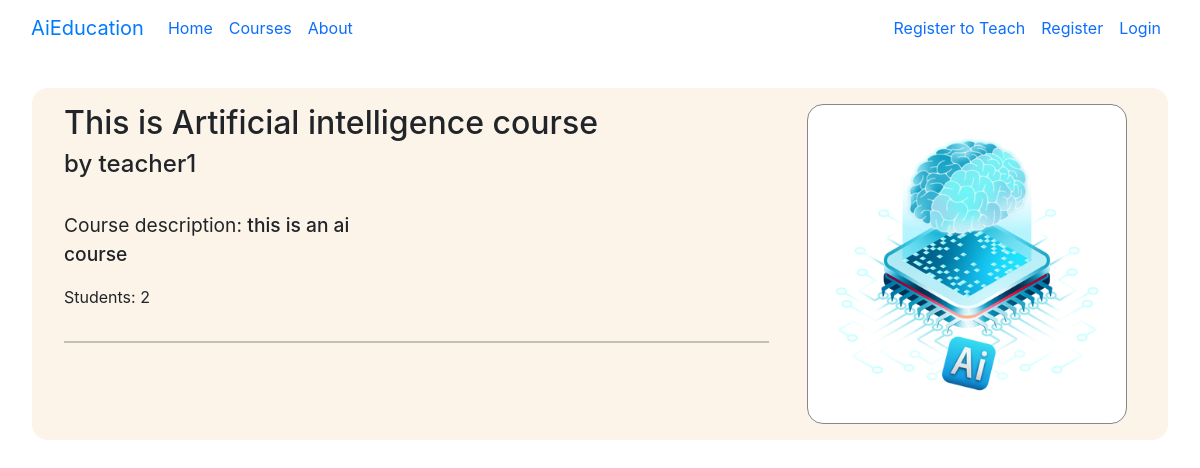
Page /courses/course-in/artificial-intelligence-course/ on the committed database.
### courses/models.py (models this page shows, shortened)
class Course(models.Model):
    course_name = models.CharField(max_length=100)
    made_by_teacher = models.ForeignKey(to=Teacher , on_delete=models.CASCADE, related_name='made_course')
    student = models.ManyToManyField(Student ,through='Course_members', related_name='has_course') # To get through the model name
    course_img = models.ImageField(upload_to='photos/courses',blank=True) # to change the upload path
    course_description = models.CharField(max_length=300)
    slug = models.SlugField()
    iscomplete = models.BooleanField(default=False)
    Age_choices = [
        ('Age < 10', 'Age <10'),
        ('10 < Age < 15', '10 < Age < 15'),
        ('15 < Age < 18','15 < Age < 18'),
        ('Above 18', 'Above 18'),
        ('For all ages', 'For all ages'),]
    age_group = models.CharField(max_length=20, choices=Age_choices, default='For all ages')
    tz1 = pytz.timezone('Asia/Kolkata')
    current_time = timezone.now().astimezone(tz1)
    duration = timedelta(hours=5, minutes=30)
    current_date = current_time + duration
    date_generated = models.DateTimeField(default=current_date)
    class Meta:
        ordering = ["course_name"]

### accounts/models.py (models this page shows, shortened)
class Teacher(models.Model):
    name = models.CharField(max_length=50, unique=True)
    user = models.OneToOneField(to=User, on_delete=models.CASCADE, related_name='teacher')
    is_verified = models.BooleanField(default=False)
    number = models.CharField(max_length=11)
    profile_photo = models.ImageField(upload_to='photos/teacher', null=True, blank=True)
    bio = models.CharField(max_length=100, blank=True, null=True)
    GENDER_CHOICES = [
        ('Male', 'Male'),
        ('Female', 'Female'),
        ('None', 'None')]
    EXPERIENCE_CHOICES=[
        ('less then 1 year','less then 1 year'),('1 - 2 years','1 - 2 years'),
        ('2-4 years','2-4 years'),('5 years and above','5 years and above'),
    ]
    TYPE_USER = [
        ('student', 'student'),
        ('teacher', 'teacher'),
        ('admin', 'admin')]
    is_type = models.CharField(max_length=20, choices=TYPE_USER, default='teacher')
    gender = models.CharField(max_length=10, choices=GENDER_CHOICES, default='None')
    experience = models.CharField(max_length=30, choices=EXPERIENCE_CHOICES, default='less then 1 year')
    def __str__(self):
        return self.name

### courses/views.py (the view)
# urls.py: path('course-in/<slug:slug>/', views.SingleCourse.as_view(), name='singlecourse'),
class SingleCourse(DetailView):
    model = Course
    template_name = 'courses/course_detail.html'

### courses/templates/courses/course_detail.html (shortened to what this page needs)
{% extends "base.html" %}
{% load static %}
{% block content %}
<div style="padding: 2em;">
<div style="padding:1em 2em; background-color: rgb(252, 244, 232); border-radius: 1em;">
  <div class="row">
    <div class="col-lg-8">
      <h2>This is {{course.course_name}}</h2>
      <h4>by {{ course.made_by_teacher}}</h4>
      <br>
      <div class="row">
       <div class="col-lg-6">
         <p style="font-size: 1.2em; "> Course description:
           <span style="font-weight: 500;">{{course.course_description}}</span>
           <div>Students: {{course.student.count}}</div> </p>
       </div>
      </div>
      <hr>
    </div>
    <div class="col-lg-4" style="text-align: center;">
      <img class="course-detail-image"  src="{{course.course_img.url}}" alt="coures-image">
    </div>
  </div>
</div> </div>
{% endblock content %}

### static/courses/css/courses.css (style rules this page uses)
.course-detail-image { border: 1px solid rgb(135, 135, 135); background-color: rgb(255, 255, 255); width: 20em; padding:1em; border-radius: 1em; }

### rows in the picture
Course: course_name "Artificial intelligence course", made_by_teacher "teacher1", course_description "this is an ai course", student.count "2", course_img (picture)
